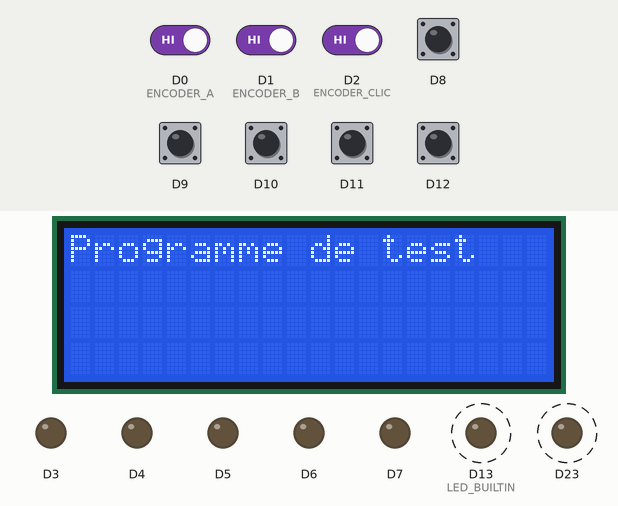
A sketch run on a simulated Arduino Due. Parts: 20×4 character LCD, output pins drawn as LEDs (lit = HIGH). Dashed ring = blinking. Inputs (shaded band) come from the test bench; at power-on: D0 (ENCODER_A), D1 (ENCODER_B), D2 (ENCODER_CLIC), D8–12 HIGH.

Above: at 1.2 s.
1.3 s: D2 (ENCODER_CLIC) driven LOW
At 1.94 s:
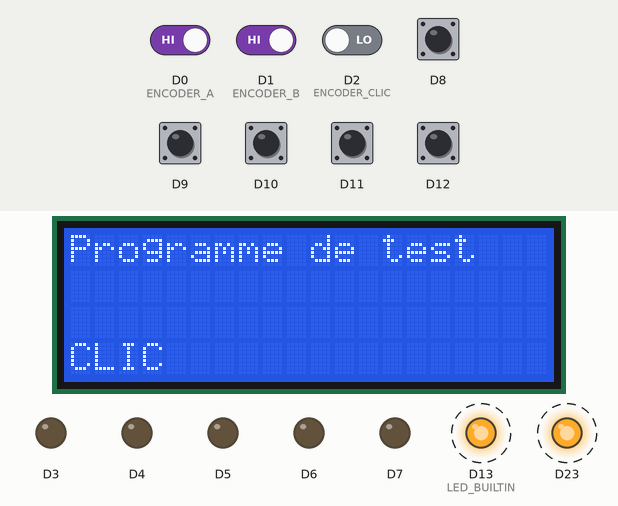
3.3 s: D8 pulled LOW for 0.15 s
At 3.47 s:
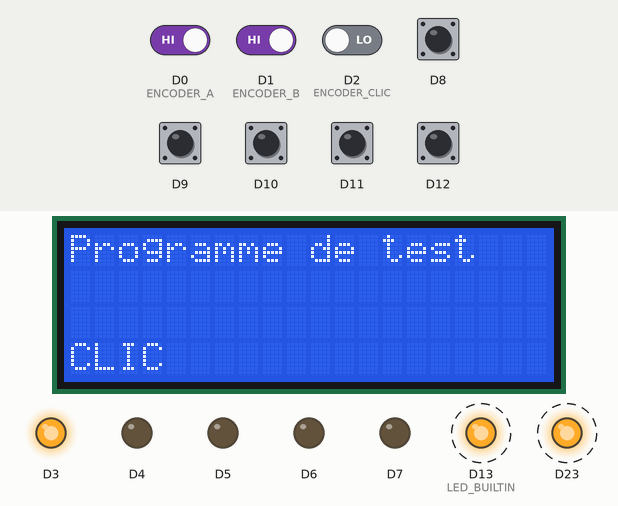
4.0 s: D9 pulled LOW for 0.15 s
At 4.69 s:
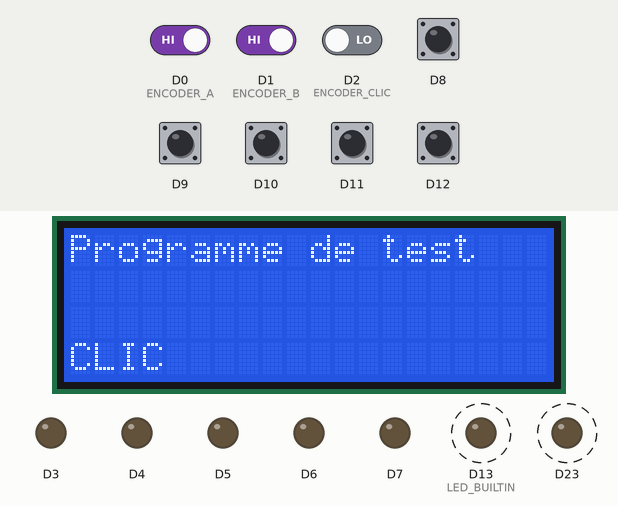
4.7 s: D10 pulled LOW for 0.15 s
At 4.98 s:
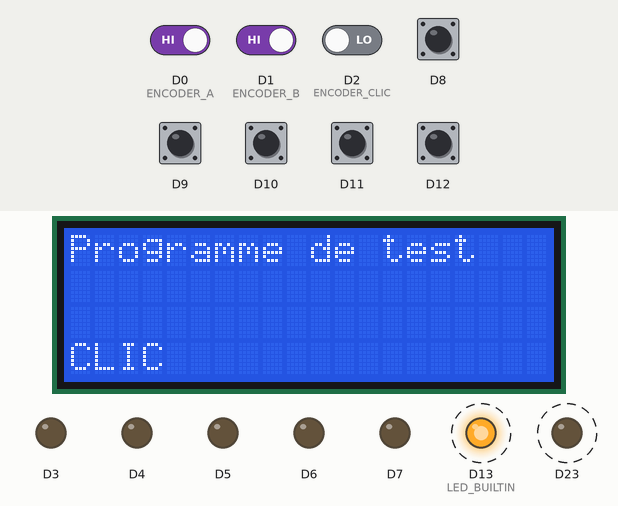
5.4 s: D11 pulled LOW for 1 s
At 5.93 s:
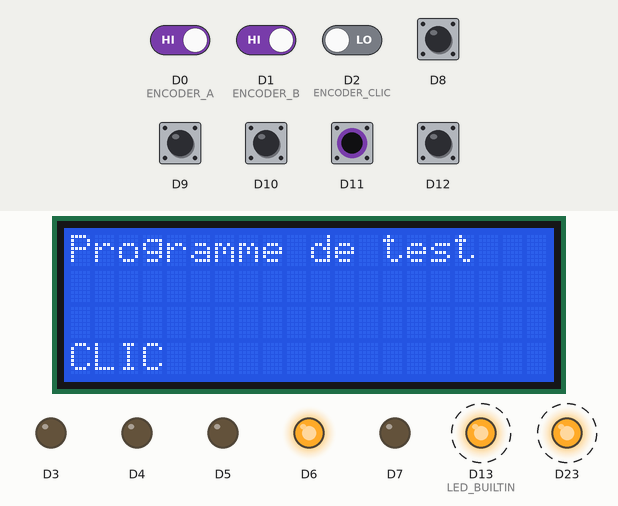
7.0 s: D12 pulled LOW for 0.15 s
At 7.13 s:
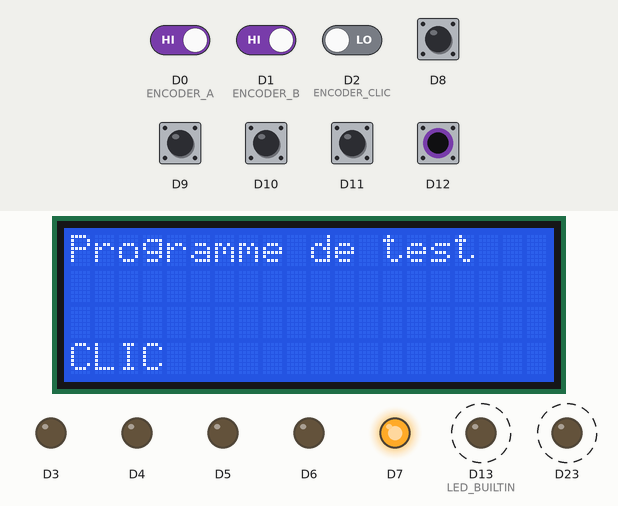
Timing chart, 0 to 8.7 s (numbered marks = the images above; inputs shaded):
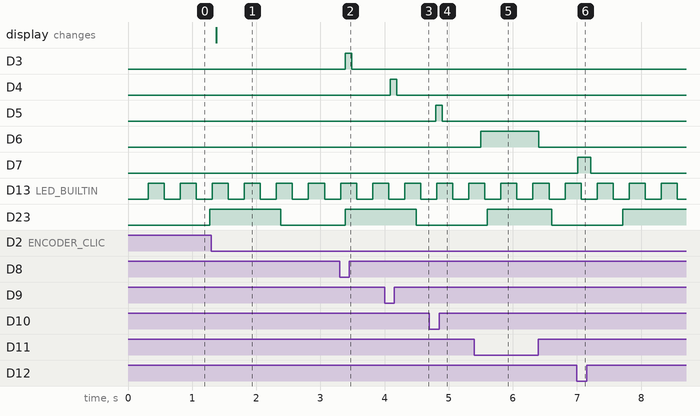

The sketch:

test-carte.ino
```cpp
#include <LiquidCrystal.h>
#include <TimerOne.h>

LiquidCrystal lcd (18, 17, 16, 15, 14, 19); //liaison 4 bits de données

void setup() {
  pinMode (3, OUTPUT) ;
  pinMode (4, OUTPUT) ;
  pinMode (5, OUTPUT) ;
  pinMode (6, OUTPUT) ;
  pinMode (7, OUTPUT) ;
  pinMode (LED_BUILTIN, OUTPUT) ;
  pinMode (8, INPUT_PULLUP) ;
  pinMode (9, INPUT_PULLUP) ;
  pinMode (10, INPUT_PULLUP) ;
  pinMode (11, INPUT_PULLUP) ;
  pinMode (12, INPUT_PULLUP) ;
  pinMode (2, INPUT_PULLUP) ; // ENCODER CLIC
  pinMode (1, INPUT_PULLUP) ; // ENCODER B
  pinMode (0, INPUT_PULLUP) ; // ENCODER A
  lcd.begin(20,4); //utilisation d'un écran 20 colonnes et 4 lignes
  lcd.write ("Programme de test"); //petit test pour vérifier que tout marche
  analogWriteFrequency (23, 25000); // PWM Frequency 25 kHz
  analogWriteResolution (6);  // analogWrite value 0 to 63
  Timer1.initialize (1000) ; // 1000 micro s.
  Timer1.attachInterrupt (encoderHandler);
}

volatile int gEncodeur = 0 ;
int gEncodeurCache = 0 ;
bool gEncoderA = false ;
int gClignotement = 0 ;

void encoderHandler (void) {
  const bool encoderA = digitalRead (0) ;
  if (encoderA && !gEncoderA) {
    if ((gEncodeur < 63) && !digitalRead (1)) {
      gEncodeur ++ ;
    }else if ((gEncodeur > 0) && digitalRead (1)) {
      gEncodeur -- ;
    }
  }
  gEncoderA = encoderA ;
  gClignotement ++ ;
  if (gClignotement == 250) {
    gClignotement = 0 ;
    digitalWrite (LED_BUILTIN, !digitalRead (LED_BUILTIN)) ;
  }
}

int gPWM = 0 ;

void loop() {
  delay (100) ;
  digitalWrite (3, ! digitalRead (8)) ;
  digitalWrite (4, ! digitalRead (9)) ;
  digitalWrite (5, ! digitalRead (10)) ;
  digitalWrite (6, ! digitalRead (11)) ;
  digitalWrite (7, ! digitalRead (12)) ;
  lcd.setCursor (0, 3) ;
  if (!digitalRead (2)) {
    lcd.print ("CLIC") ;
  }else{
    lcd.print ("    ") ;
  }
  if (gEncodeurCache != gEncodeur) {
    gEncodeurCache = gEncodeur ;
    lcd.setCursor (0, 1) ;
    lcd.print (gEncodeurCache) ;
    lcd.print (" ") ;
  }
  analogWrite (23, gPWM) ;
  gPWM = (gPWM + 3) % 64 ;
}
```

Measured:
- after the input at 1.3 s, the display: changes after 0.07 s (image 1)
- after the input at 3.3 s, D3: LOW → HIGH after 0.09 s, → LOW 0.10 s later
- after the input at 4.0 s, D4: LOW → HIGH after 0.09 s, → LOW 0.10 s later
- after the input at 4.7 s, D5: LOW → HIGH after 0.10 s, → LOW 0.10 s later
- after the input at 5.4 s, D6: LOW → HIGH after 0.10 s, → LOW 0.91 s later
- after the input at 7.0 s, D7: LOW → HIGH at once, → LOW 0.20 s later
- by itself, D13 (LED_BUILTIN): alternates HIGH for 0.25 s and LOW for 0.25 s
